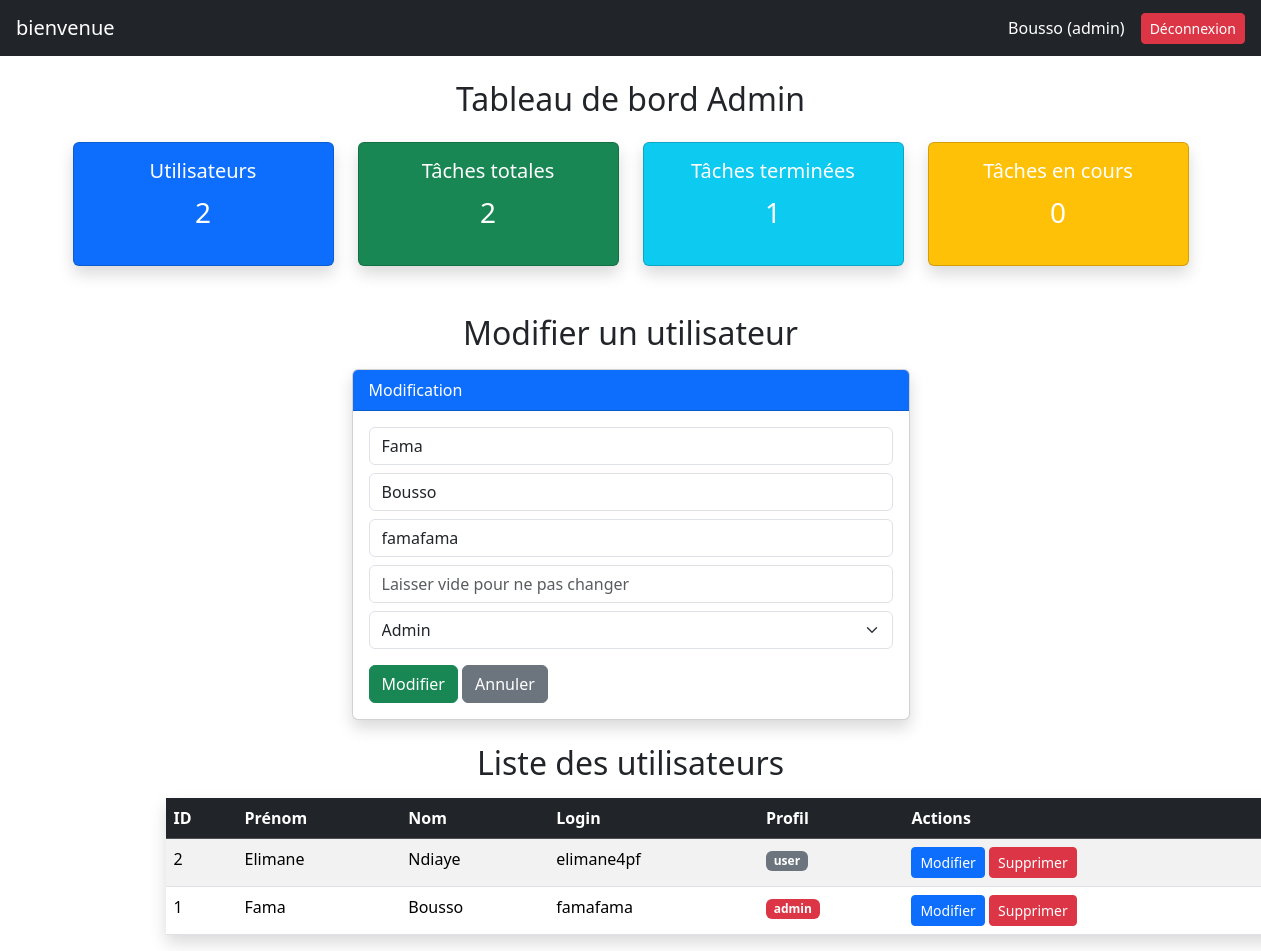
/utilisateurs.php?modifier=1 (signed in), run on the app's committed database.
### tables this page shows
CREATE TABLE `utilisateur` (
  `id` int(11) NOT NULL,
  `prenom` varchar(20) NOT NULL,
  `nom` varchar(20) NOT NULL,
  `login` varchar(20) NOT NULL,
  `mdp` varchar(100) NOT NULL,
  `profil` enum('admin','user') DEFAULT 'user'
);

### utilisateurs.php (the view, shortened to what this page needs)
<?php
require_once 'db.php';
include 'includes/header.php';
$stmt = $pdo->query("SELECT * FROM utilisateur ORDER BY id DESC");
$users = $stmt->fetchAll();
$user_a_modifier = null;
if (isset($_GET['modifier'])) {
    $id = $_GET['modifier'];
    $stmt = $pdo->prepare("SELECT * FROM utilisateur WHERE id=?");
    $stmt->execute([$id]);
    $user_a_modifier = $stmt->fetch();
}
$totalUsers = count($users);
$totalTasks = $pdo->query("SELECT COUNT(*) FROM tache")->fetchColumn();
$doneTasks = $pdo->query("SELECT COUNT(*) FROM tache WHERE statut='terminee'")->fetchColumn();
$pendingTasks = $pdo->query("SELECT COUNT(*) FROM tache WHERE statut='en_cours'")->fetchColumn();
?>
<div class="container mt-4">
  <h2 class="mb-4 text-center">Tableau de bord Admin</h2>
  <div class="row mb-5">
    <div class="col-md-3">
      <div class="card text-white bg-primary shadow">
        <div class="card-body text-center">
          <h5 class="card-title">Utilisateurs</h5>
          <p class="fs-3"><?= $totalUsers ?></p>
        </div>
      </div>
    </div>
    <div class="col-md-3">
      <div class="card text-white bg-success shadow">
        <div class="card-body text-center">
          <h5 class="card-title">Tâches totales</h5>
          <p class="fs-3"><?= $totalTasks ?></p>
        </div>
      </div>
    </div>
    <div class="col-md-3">
      <div class="card text-white bg-info shadow">
        <div class="card-body text-center">
          <h5 class="card-title">Tâches terminées</h5>
          <p class="fs-3"><?= $doneTasks ?></p>
        </div>
      </div>
    </div>
    <div class="col-md-3">
      <div class="card text-white bg-warning shadow">
        <div class="card-body text-center">
          <h5 class="card-title">Tâches en cours</h5>
          <p class="fs-3"><?= $pendingTasks ?></p>
        </div>
      </div>
    </div>
  </div>
  <h2 class="mb-3 text-center"><?= $user_a_modifier ? "Modifier un utilisateur" : "Ajouter un utilisateur" ?></h2>
  <div class="card mb-4 col-md-6 offset-md-3 shadow">
    <div class="card-header bg-primary text-white"><?= $user_a_modifier ? "Modification" : "Nouveau" ?></div>
    <div class="card-body">
      <form method="POST" action="actions.php">
        <input type="text" name="prenom" class="form-control mb-2" placeholder="Prénom" required value="<?= $user_a_modifier['prenom'] ?? '' ?>">
        <input type="text" name="nom" class="form-control mb-2" placeholder="Nom" required value="<?= $user_a_modifier['nom'] ?? '' ?>">
        <input type="text" name="login" class="form-control mb-2" placeholder="Login" required value="<?= $user_a_modifier['login'] ?? '' ?>">
        <input type="password" name="mdp" class="form-control mb-2" placeholder="<?= $user_a_modifier ? 'Laisser vide pour ne pas changer' : 'Mot de passe' ?>">
        <select name="profil" class="form-select mb-3">
          <option value="admin" <?= ($user_a_modifier['profil'] ?? '') == 'admin' ? 'selected' : '' ?>>Admin</option>
        </select>
        <button class="btn btn-success"><?= $user_a_modifier ? "Modifier" : "Ajouter" ?></button>
        <?php if ($user_a_modifier): ?><a href="utilisateurs.php" class="btn btn-secondary">Annuler</a><?php endif; ?>
      </form>
    </div>
  </div>
  <h2 class="mb-3 text-center">Liste des utilisateurs</h2>
  <table class="table table-striped table-hover col-md-10 offset-1 shadow">
    <thead class="table-dark">
      <tr>
        <th>ID</th>
        <th>Prénom</th>
        <th>Nom</th>
        <th>Login</th>
        <th>Profil</th>
        <th>Actions</th>
      </tr>
    </thead>
    <tbody>
      <?php foreach($users as $u): ?>
        <tr>
          <td><?= $u['id'] ?></td>
          <td><?= htmlspecialchars($u['prenom']) ?></td>
          <td><?= htmlspecialchars($u['nom']) ?></td>
          <td><?= htmlspecialchars($u['login']) ?></td>
          <td>
            <span class="badge bg-<?= $u['profil']=='admin'?'danger':'secondary' ?>">
              <?= $u['profil'] ?>
            </span>
          </td>
          <td>
            <a href="utilisateurs.php?modifier=<?= $u['id'] ?>" class="btn btn-sm btn-primary">Modifier</a>
            <a href="actions.php?supprimer_user=<?= $u['id'] ?>" class="btn btn-sm btn-danger" onclick="return confirm('Supprimer cet utilisateur ?');">Supprimer</a>
          </td>
        </tr>
      <?php endforeach; ?>
    </tbody>
  </table>
</div>

### data on the page
utilisateur: prenom "Fama", nom "Bousso", login "famafama", profil "Admin", id "1", profil "admin"
utilisateur: id "2", prenom "Elimane", nom "Ndiaye", login "elimane4pf", profil "user"

### other printed values
$_SESSION['nom'] "Bousso"
$_SESSION['profil'] "admin"
$totalUsers "2"
$totalTasks "2"
$doneTasks "1"
$pendingTasks "0"
